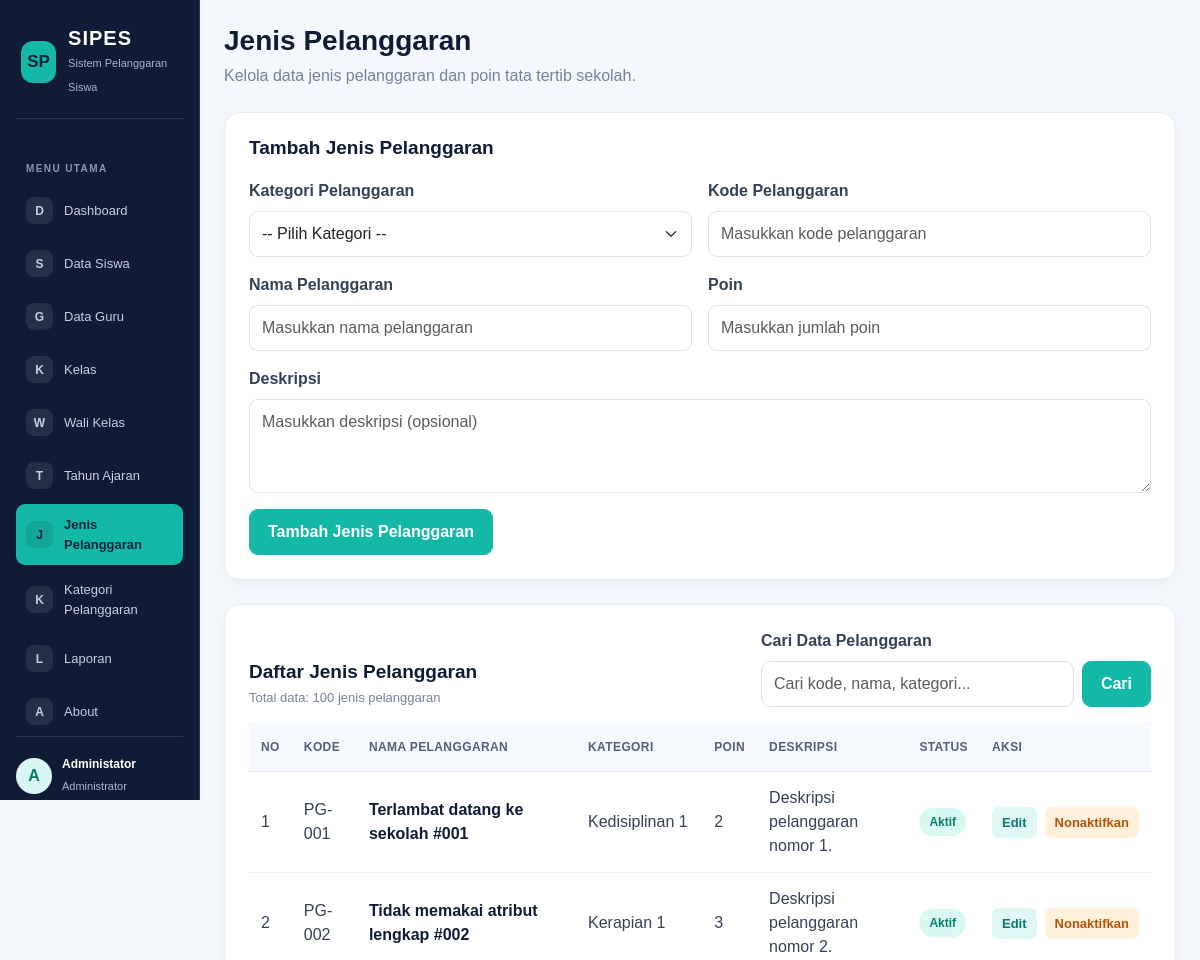
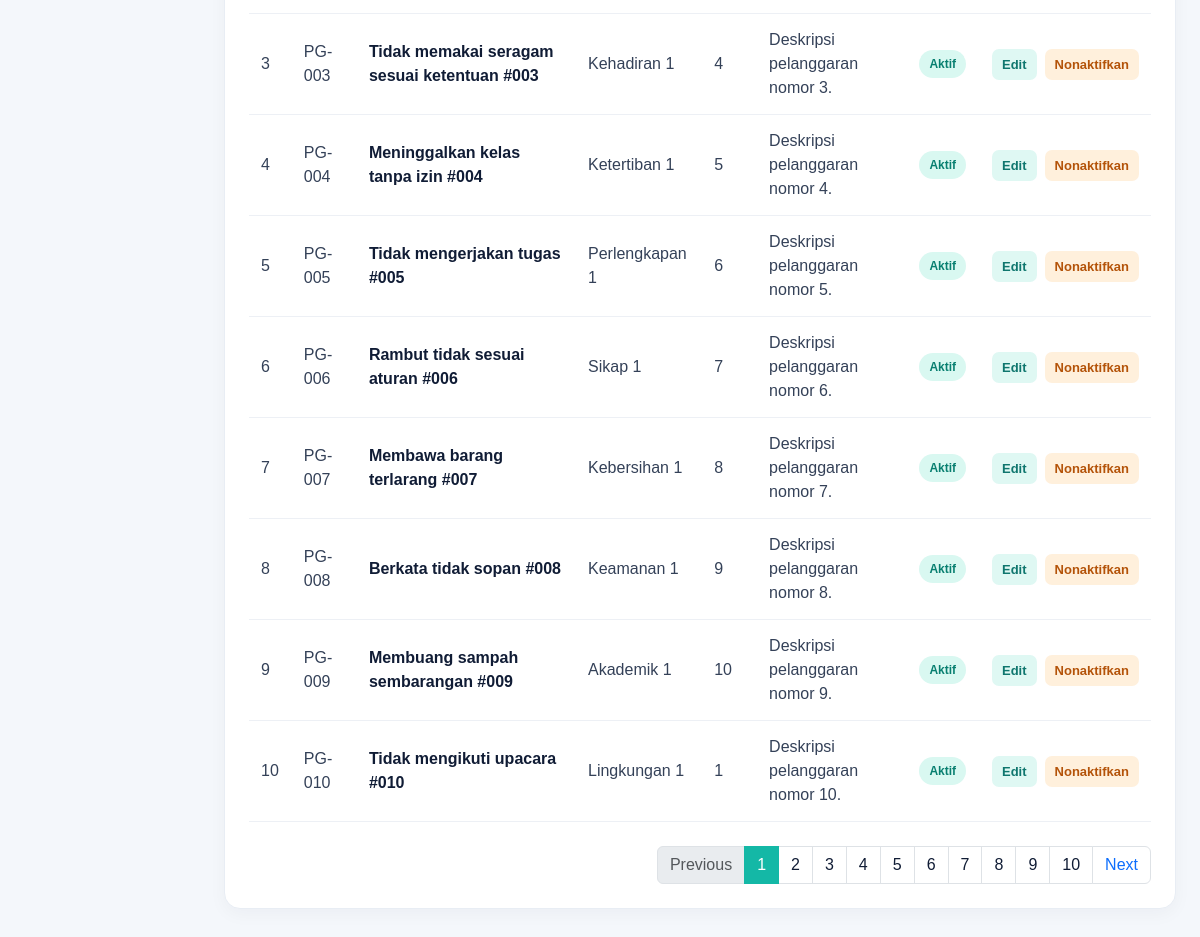
The app's page /jenis_pelanggaran.php (signed in) with its own data (2 pictures, top to bottom).
### tables this page shows
CREATE TABLE `t_pelanggaran` (
  `id` int(11) NOT NULL,
  `pelanggaran_kategori_id` int(11) DEFAULT NULL,
  `kode` varchar(30) DEFAULT NULL,
  `nama` varchar(150) DEFAULT NULL,
  `poin` int(11) NOT NULL,
  `deskripsi` text NOT NULL,
  `status_aktif` tinyint(1) NOT NULL,
  `created_at` timestamp NOT NULL DEFAULT current_timestamp(),
  `updated_at` timestamp NOT NULL DEFAULT current_timestamp()
);

CREATE TABLE `t_pelanggaran_kategori` (
  `id` int(11) NOT NULL,
  `nama` varchar(100) DEFAULT NULL,
  `deskripsi` text NOT NULL,
  `status_aktif` tinyint(1) NOT NULL,
  `created_at` timestamp NOT NULL DEFAULT current_timestamp(),
  `updated_at` timestamp NOT NULL DEFAULT current_timestamp()
);

### jenis_pelanggaran.php (the view, shortened to what this page needs)
<?php
include 'config/koneksi.php';
$data_edit = null;
$kategori = mysqli_query(
    $koneksi,
    "SELECT id, nama FROM t_pelanggaran_kategori WHERE status_aktif = 1 ORDER BY nama ASC"
);
$batas = 10;
$halaman_aktif = isset($_GET['page']) ? (int)$_GET['page'] : 1;
$halaman_aktif = ($halaman_aktif < 1) ? 1 : $halaman_aktif;
$mulai = ($halaman_aktif > 1) ? ($halaman_aktif * $batas) - $batas : 0;
$cari = trim($_GET['cari'] ?? '');
$where_sql = "";
$query_jml = mysqli_query($koneksi, "
    SELECT COUNT(*) AS total
    FROM t_pelanggaran p
    LEFT JOIN t_pelanggaran_kategori k ON p.pelanggaran_kategori_id = k.id
    $where_sql
");
$row_jml = mysqli_fetch_assoc($query_jml);
$total_data = $row_jml['total'];
$total_halaman = ceil($total_data / $batas);
$query = mysqli_query($koneksi, "
    SELECT p.*, k.nama AS nama_kategori
    FROM t_pelanggaran p
    LEFT JOIN t_pelanggaran_kategori k ON p.pelanggaran_kategori_id = k.id
    $where_sql
    ORDER BY p.id ASC
    LIMIT $mulai, $batas
");
?>
<!DOCTYPE html>
<html lang="id">
<head>
    <link href="https://cdn.jsdelivr.net/npm/bootstrap@5.3.3/dist/css/bootstrap.min.css" rel="stylesheet">
</head>
<body>
<div class="container-fluid">
    <div class="row">
        <?php include 'includes/sidebar.php'; ?>
        <main class="col-md-9 col-lg-10 p-4 ms-md-auto">
            <div class="mb-4">
                <h1 class="page-title">Jenis Pelanggaran</h1>
                <p class="page-subtitle">Kelola data jenis pelanggaran dan poin tata tertib sekolah.</p>
            </div>
            <?php if ($data_edit) { ?>
                <div class="content-card">
                    <h2 class="section-title">Edit Jenis Pelanggaran</h2>
                    <form method="POST" action="jenis_pelanggaran.php?edit=<?php echo (int) $data_edit['id']; ?>">
                        <input type="hidden" name="id" value="<?php echo (int) $data_edit['id']; ?>">
                        <div class="row g-3">
                            <div class="col-md-6">
                                <label class="form-label">Kategori Pelanggaran</label>
                                <select name="pelanggaran_kategori_id" class="form-select" required>
                                    <option value="">-- Pilih Kategori --</option>
                                    <?php
                                    mysqli_data_seek($kategori, 0);
                                    while ($k = mysqli_fetch_assoc($kategori)) {
                                    ?>
                                        <option value="<?php echo (int) $k['id']; ?>" <?php echo ($data_edit['pelanggaran_kategori_id'] == $k['id']) ? 'selected' : ''; ?>>
                                            <?php echo htmlspecialchars($k['nama']); ?>
                                        </option>
                                    <?php } ?>
                                </select>
                            </div>
                            <div class="col-md-6">
                                <label class="form-label">Kode Pelanggaran</label>
                                <input type="text" name="kode" class="form-control" maxlength="30" value="<?php echo htmlspecialchars($data_edit['kode']); ?>" required>
                            </div>
                            <div class="col-md-6">
                                <label class="form-label">Nama Pelanggaran</label>
                                <input type="text" name="nama" class="form-control" maxlength="150" value="<?php echo htmlspecialchars($data_edit['nama']); ?>" required>
                            </div>
                            <div class="col-md-6">
                                <label class="form-label">Poin</label>
                                <input type="number" name="poin" class="form-control" min="0" value="<?php echo (int) $data_edit['poin']; ?>" required>
                            </div>
                            <div class="col-12">
                                <label class="form-label">Deskripsi</label>
                                <textarea name="deskripsi" class="form-control" rows="3"><?php echo htmlspecialchars($data_edit['deskripsi'] ?? ''); ?></textarea>
                            </div>
                            <div class="col-12 d-flex gap-2 flex-wrap">
                                <button type="submit" name="edit" class="btn btn-teal">Simpan Perubahan</button>
                                <a href="jenis_pelanggaran.php" class="btn-light-custom">Batal</a>
                            </div>
                        </div>
                    </form>
                </div>
            <?php } else { ?>
                <div class="content-card">
                    <h2 class="section-title">Tambah Jenis Pelanggaran</h2>
                    <form method="POST" action="jenis_pelanggaran.php">
                        <div class="row g-3">
                            <div class="col-md-6">
                                <label class="form-label">Kategori Pelanggaran</label>
                                <select name="pelanggaran_kategori_id" class="form-select" required>
                                    <option value="">-- Pilih Kategori --</option>
                                </select>
                            </div>
                            <div class="col-md-6">
                                <label class="form-label">Kode Pelanggaran</label>
                                <input type="text" name="kode" class="form-control" maxlength="30" placeholder="Masukkan kode pelanggaran" required>
                            </div>
                            <div class="col-md-6">
                                <label class="form-label">Nama Pelanggaran</label>
                                <input type="text" name="nama" class="form-control" maxlength="150" placeholder="Masukkan nama pelanggaran" required>
                            </div>
                            <div class="col-md-6">
                                <label class="form-label">Poin</label>
                                <input type="number" name="poin" class="form-control" min="0" placeholder="Masukkan jumlah poin" required>
                            </div>
                            <div class="col-12">
                                <label class="form-label">Deskripsi</label>
                                <textarea name="deskripsi" class="form-control" rows="3" placeholder="Masukkan deskripsi (opsional)"></textarea>
                            </div>
                            <div class="col-12">
                                <button type="submit" name="tambah" class="btn btn-teal">Tambah Jenis Pelanggaran</button>
                            </div>
                        </div>
                    </form>
                </div>
            <?php } ?>
            <div class="content-card">
                <div class="d-flex justify-content-between align-items-end flex-wrap gap-3 mb-3">
                    <div>
                        <h2 class="section-title mb-1">Daftar Jenis Pelanggaran</h2>
                        <p class="table-count mb-0">Total data: <?php echo $total_data; ?> jenis pelanggaran</p>
                    </div>
                    <div class="search-area">
                        <form method="GET" action="jenis_pelanggaran.php">
                            <label for="cari" class="form-label">Cari Data Pelanggaran</label>
                            <div class="d-flex gap-2">
                                <input type="search" name="cari" id="cari" class="form-control" placeholder="Cari kode, nama, kategori..." value="<?php echo htmlspecialchars($cari); ?>">
                                <button type="submit" class="btn btn-teal">Cari</button>
                            </div>
                        </form>
                    </div>
                </div>
                <div class="table-responsive">
                    <table class="table">
                        <thead>
                            <tr>
                                <th>No</th>
                                <th>Kode</th>
                                <th>Nama Pelanggaran</th>
                                <th>Kategori</th>
                                <th>Poin</th>
                                <th>Deskripsi</th>
                                <th>Status</th>
                                <th>Aksi</th>
                            </tr>
                        </thead>
                        <tbody>
                            <?php
                            $no = $mulai + 1;
                            if (mysqli_num_rows($query) > 0) {
                                while ($data = mysqli_fetch_assoc($query)) {
                            ?>
                                    <tr>
                                        <td><?php echo $no++; ?></td>
                                        <td><?php echo htmlspecialchars($data['kode']); ?></td>
                                        <td><span class="item-name"><?php echo htmlspecialchars($data['nama']); ?></span></td>
                                        <td><?php echo htmlspecialchars($data['nama_kategori'] ?? '-'); ?></td>
                                        <td><?php echo (int) $data['poin']; ?></td>
                                        <td><?php echo htmlspecialchars($data['deskripsi'] ?? ''); ?></td>
                                        <td>
                                            <?php if ($data['status_aktif'] == 1) { ?>
                                                <span class="status-badge status-active">Aktif</span>
                                            <?php } else { ?>
                                                <span class="status-badge status-inactive">Tidak Aktif</span>
                                            <?php } ?>
                                        </td>
                                        <td>
                                            <div class="d-flex gap-2">
                                                <a href="jenis_pelanggaran.php?edit=<?php echo (int) $data['id']; ?>" class="action-link action-edit">Edit</a>
                                                <?php if ($data['status_aktif'] == 1) { ?>
                                                    <form method="POST" action="jenis_pelanggaran.php" class="m-0" onsubmit="return confirm('Yakin ingin menonaktifkan jenis pelanggaran ini?');">
                                                        <button type="submit" name="nonaktifkan" class="action-link action-disable border-0">Nonaktifkan</button>
                                                    </form>
                                                <?php } else { ?>
                                                    <a href="jenis_pelanggaran.php?hapus=<?php echo (int) $data['id']; ?>" class="action-link action-delete" onclick="return confirm('Yakin ingin menghapus data ini secara permanen?');">Hapus</a>
                                                <?php } ?>
                                            </div>
                                        </td>
                                    </tr>
                            <?php
                                }
                            } else {
                            ?>
                                <tr>
                                    <td colspan="8" class="empty-state">Data jenis pelanggaran tidak ditemukan.</td>
                                </tr>
                            <?php } ?>
                        </tbody>
                    </table>
                </div>
                <?php if ($total_halaman > 1) { ?>
                    <nav class="mt-4">
                        <ul class="pagination justify-content-end mb-0">
                            <li class="page-item <?php echo ($halaman_aktif <= 1) ? 'disabled' : ''; ?>">
                                <a class="page-link" href="jenis_pelanggaran.php?page=<?php echo $halaman_aktif - 1; ?><?php echo $cari !== '' ? '&cari=' . urlencode($cari) : ''; ?>">Previous</a>
                            </li>
                            <?php for ($i = 1; $i <= $total_halaman; $i++) { ?>
                                <li class="page-item <?php echo ($halaman_aktif == $i) ? 'active' : ''; ?>">
                                    <a class="page-link" href="jenis_pelanggaran.php?page=<?php echo $i; ?><?php echo $cari !== '' ? '&cari=' . urlencode($cari) : ''; ?>" style="<?php echo ($halaman_aktif == $i) ? 'background-color: var(--teal); border-color: var(--teal); color: white;' : 'color: var(--navy);'; ?>"><?php echo $i; ?></a>
                                </li>
                            <?php } ?>
                            <li class="page-item <?php echo ($halaman_aktif >= $total_halaman) ? 'disabled' : ''; ?>">
                                <a class="page-link" href="jenis_pelanggaran.php?page=<?php echo $halaman_aktif + 1; ?><?php echo $cari !== '' ? '&cari=' . urlencode($cari) : ''; ?>">Next</a>
                            </li>
                        </ul>
                    </nav>
                <?php } ?>
            </div>
        </main>
    </div>
</div>
</body>
</html>

### jenis_pelanggaran.php (style rules this page uses)
:root { --navy: #101c35; --teal: #14b8a6; --background: #f4f7fb; --text: #243047; --muted: #778399; }
body { background: var(--background); color: var(--text); font-family: Arial, sans-serif; }
main { min-height: 100vh; }
.page-title { font-size: 28px; font-weight: 700; color: var(--navy); margin-bottom: 6px; }
.page-subtitle { color: var(--muted); margin-bottom: 0; }
.content-card { background: #fff; border: 1px solid #e8edf4; border-radius: 16px; padding: 24px; margin-bottom: 24px; box-shadow: 0 5px 18px rgba(16, 28, 53, 0.04); }
.section-title { color: var(--navy); font-size: 19px; font-weight: 700; margin-bottom: 20px; }
.form-label { font-weight: 600; color: #344158; margin-bottom: 8px; }
.form-control, .form-select { border: 1px solid #dce3ed; border-radius: 9px; padding: 10px 12px; }
.btn-teal { background: var(--teal); color: #fff; border: 1px solid var(--teal); border-radius: 9px; padding: 10px 18px; font-weight: 600; }
.table { margin-bottom: 0; vertical-align: middle; }
.table thead th { background: #f5f8fc; color: #536078; font-size: 12px; text-transform: uppercase; letter-spacing: 0.4px; padding: 15px 12px; border-bottom: 1px solid #e5eaf1; white-space: nowrap; }
.table tbody td { padding: 14px 12px; border-bottom: 1px solid #edf0f5; color: #344158; }
.item-name { font-weight: 600; color: var(--navy); }
.status-badge { display: inline-block; padding: 5px 10px; border-radius: 20px; font-size: 12px; font-weight: 600; white-space: nowrap; }
.status-active { color: #087f70; background: #d9f8f1; }
.action-link { display: inline-block; padding: 6px 10px; border-radius: 7px; text-decoration: none; font-size: 13px; font-weight: 600; white-space: nowrap; }
.action-edit { color: #0f766e; background: #dff8f3; }
.action-disable { color: #b45309; background: #fff0dc; cursor: pointer; }
.table-count { color: var(--muted); font-size: 13px; }
.search-area { width: 100%; max-width: 390px; }

### records on screen
t_pelanggaran: kode "PG-001", nama "Terlambat datang ke sekolah #001", pelanggaran_kategori.nama "Kedisiplinan 1", poin "2", deskripsi "Deskripsi pelanggaran nomor 1.", status_aktif "Aktif"
t_pelanggaran: kode "PG-002", nama "Tidak memakai atribut lengkap #002", pelanggaran_kategori.nama "Kerapian 1", poin "3", deskripsi "Deskripsi pelanggaran nomor 2.", status_aktif "Aktif"
t_pelanggaran: kode "PG-003", nama "Tidak memakai seragam sesuai ketentuan #003", pelanggaran_kategori.nama "Kehadiran 1", poin "4", deskripsi "Deskripsi pelanggaran nomor 3.", status_aktif "Aktif"
t_pelanggaran: kode "PG-004", nama "Meninggalkan kelas tanpa izin #004", pelanggaran_kategori.nama "Ketertiban 1", poin "5", deskripsi "Deskripsi pelanggaran nomor 4.", status_aktif "Aktif"
t_pelanggaran: kode "PG-005", nama "Tidak mengerjakan tugas #005", pelanggaran_kategori.nama "Perlengkapan 1", poin "6", deskripsi "Deskripsi pelanggaran nomor 5.", status_aktif "Aktif"
t_pelanggaran: kode "PG-006", nama "Rambut tidak sesuai aturan #006", pelanggaran_kategori.nama "Sikap 1", poin "7", deskripsi "Deskripsi pelanggaran nomor 6.", status_aktif "Aktif"
t_pelanggaran: kode "PG-007", nama "Membawa barang terlarang #007", pelanggaran_kategori.nama "Kebersihan 1", poin "8", deskripsi "Deskripsi pelanggaran nomor 7.", status_aktif "Aktif"
t_pelanggaran: kode "PG-008", nama "Berkata tidak sopan #008", pelanggaran_kategori.nama "Keamanan 1", poin "9", deskripsi "Deskripsi pelanggaran nomor 8.", status_aktif "Aktif"
t_pelanggaran: kode "PG-009", nama "Membuang sampah sembarangan #009", pelanggaran_kategori.nama "Akademik 1", poin "10", deskripsi "Deskripsi pelanggaran nomor 9.", status_aktif "Aktif"
t_pelanggaran: kode "PG-010", nama "Tidak mengikuti upacara #010", pelanggaran_kategori.nama "Lingkungan 1", poin "1", deskripsi "Deskripsi pelanggaran nomor 10.", status_aktif "Aktif"

### other values on screen
substr($_SESSION['name'] ?? 'U', 0, 1) "A"
$_SESSION['name'] "Administator"
$total_data "100"
